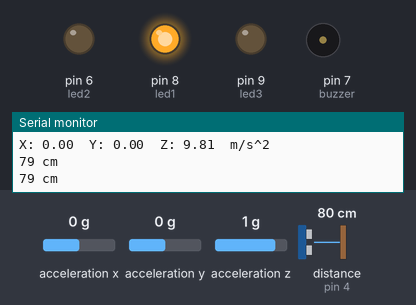
Bench run of a sketch on a simulated Arduino Uno, built with avr-gcc and run on an emulated ATmega328P. Shown: output pins drawn as LEDs (lit = HIGH), buzzer (waves = sounding, pin HIGH), the last lines printed to the serial monitor. Wiring (inferred from the names in the program): ultrasonic range finder: trigger pin 3; echo pin 4. Dashed ring = blinking. The test bench sets the inputs (shaded band); at power-on: distance to the obstacle (sensor on pin 4) 80 cm, acceleration x 0 g, acceleration y 0 g, acceleration z 1 g. The echo pulse lasts 58.3 µs per cm; the modem accepts every AT command (registered, SIM ready, sends succeed) and sends nothing else; pins used as bus, display or sensor lines are not drawn.

Above: at 2.2 s.
2.3 s: distance to the obstacle (sensor on pin 4) set to 9 cm
At 2.95 s:
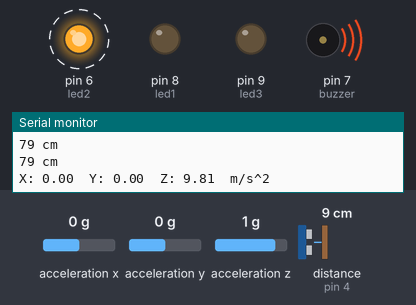
5.6 s: distance to the obstacle (sensor on pin 4) set to 2 cm
At 6.8 s:
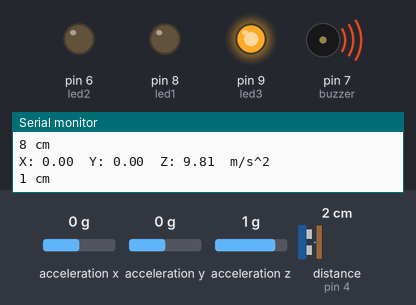
7.1 s: distance to the obstacle (sensor on pin 4) set to 18 cm
10.4 s: distance to the obstacle (sensor on pin 4) set to 4 cm
At 10.9 s:
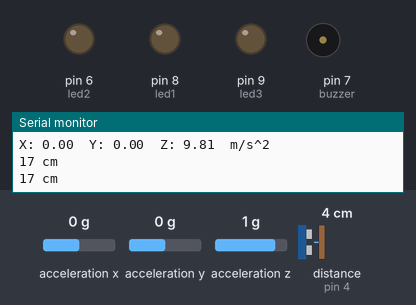
Timing chart, 0 to 13.4 s (numbered marks = the images above; inputs shaded):
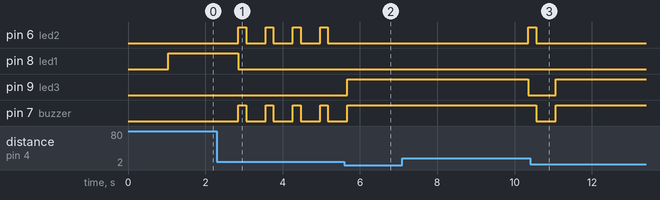

The sketch:

TUBES.ino
```cpp
// SendSMS
#include <SoftwareSerial.h>
SoftwareSerial SIM800L(11, 10);
// ----------------------------

// Accelerometer
#include <Wire.h>
#include <Adafruit_Sensor.h>
#include <Adafruit_ADXL345_U.h>
Adafruit_ADXL345_Unified accel = Adafruit_ADXL345_Unified();
// -----------------------------

// Ultrasonic
const int TRIG_PIN = 3;
const int ECHO_PIN = 4;
const int buzzer = 7;
int led1 = 8;
int led2 = 6;
int led3 = 9;
boolean Ya = true;
unsigned long duration;
unsigned long distance;
// ---------------------------------------------------

// THREAD
#include <Thread.h>
#include <ThreadController.h>

// ThreadController that will controll all threads
ThreadController controll = ThreadController();

//My Thread (as a pointer)
Thread* myThread = new Thread();
//His Thread (not pointer)
Thread* hisThread = new Thread();
// ---------------------------------------------------

void jarak(){
  digitalWrite(TRIG_PIN, LOW);
  delayMicroseconds(5);
  digitalWrite(TRIG_PIN, HIGH);
  delayMicroseconds(5);
  digitalWrite(TRIG_PIN, LOW);

  duration = pulseIn(ECHO_PIN, HIGH);
  distance = duration/58.2;

  if(distance > 20){
    digitalWrite(led1, HIGH);
    digitalWrite(led2, LOW);
    digitalWrite(led3, LOW);
    digitalWrite(buzzer, LOW);
    Serial.println((String) distance+ " cm");
    delay(100);
  }else if(distance<20 && distance > 5){
    digitalWrite(led1, LOW);
    digitalWrite(led3, LOW);
    digitalWrite(led2, HIGH);
    digitalWrite(buzzer, HIGH);
    delay(200);
    digitalWrite(buzzer, LOW);
    digitalWrite(led2, LOW);
    Serial.println((String) distance+ " cm");
  }else if(distance<5){
    digitalWrite(led1, LOW);
    digitalWrite(led2, LOW);
    digitalWrite(led3, HIGH);
    digitalWrite(buzzer, HIGH);
    Serial.println((String) distance+ " cm");
    sendSMS();
    delay(5);
  }else{
    digitalWrite(led1, LOW);
    digitalWrite(led2, LOW);
    digitalWrite(led3, LOW);
    digitalWrite(buzzer, LOW);
  }
  Serial.println((String) distance+ " cm");
  delay(500);
}

void sendSMS(){
  if(Ya == true){
    SIM800L.println("AT+CMGF=1");
    delay(1000);
    SIM800L.println("AT+CMGS=\"082114616319\"\r");
    delay(1000);
    SIM800L.println("Motor anda mengalami kecelakaan");
    delay(100);
    SIM800L.println((char)26);
    delay(1000);

    Serial.println("SMS telah terkirimkan");
     Ya = false;
     delay(1000);
  }
}

void accelerometer(){
  sensors_event_t event;
  accel.getEvent(&event);

  float x = event.acceleration.x, y= event.acceleration.y, z = event.acceleration.z;

  Serial.print("X: "); Serial.print(x); Serial.print("  ");
  Serial.print("Y: "); Serial.print(y); Serial.print("  ");
  Serial.print("Z: "); Serial.print(z); Serial.print("  ");
  Serial.println("m/s^2 ");

  if(x < -8 && y < 0.15 && z < 7.00){ //x < -7 && y > -0.20 && z < -4.00 kanan
    digitalWrite(led1, LOW);
    digitalWrite(led2, LOW);
    digitalWrite(led3, HIGH);
    digitalWrite(buzzer, HIGH);
    Serial.println("Motor jatoh ke kanan");
    Serial.print("  X= "); Serial.print(x); Serial.print("  ");
    Serial.print("  Y= "); Serial.print(y); Serial.print("  ");
    Serial.println("  Z= "); Serial.print(z); Serial.print("  ");
    sendSMS();
  }else if(x > 7.15 && y >0.01 && z > 7.00){
    digitalWrite(led1, LOW);
    digitalWrite(led2, LOW);
    digitalWrite(led3, HIGH);
    digitalWrite(buzzer, HIGH);
    Serial.println("Motor jatoh ke kiri");
    Serial.print("  X= "); Serial.print(x); Serial.print("  ");
    Serial.print("  Y= "); Serial.print(y); Serial.print("  ");
    Serial.println("  Z= "); Serial.print(z); Serial.print("  ");
    sendSMS();
  }else{
    digitalWrite(buzzer, LOW);
  }
}

void setup() {
  // Jarak
  pinMode(TRIG_PIN,OUTPUT);
  pinMode(ECHO_PIN, INPUT);
  pinMode(buzzer, OUTPUT);
  pinMode(led1, OUTPUT);
  pinMode(led2, OUTPUT);
  pinMode(led3, OUTPUT);
  Serial.begin(9600);
  //------------------------

  // SendSMS
  SIM800L.begin(9600);
  SIM800L.println("AT+CMGF=1");
  Serial.println("SIM800L started at 9600");
  delay(1000);
  Serial.println("Setup Complete! SIM800L is Ready!");
  SIM800L.println("AT+CNMI=2,2,0,0,0");
  //---------------------------------------------------

  // Accelerometer
  if(!accel.begin()){
    Serial.println("No valid sensor found");
    while(1);
  }

  //------------------------ THREAD ----------------------------------
  // Configure myThread
  myThread->onRun(jarak);

  // Configure myThread
  hisThread->onRun(accelerometer);

  // Adds both threads to the controller
  controll.add(myThread);
  controll.add(hisThread); // & to pass the pointer to it
}

void loop() {
  // run ThreadController
  // this will check every thread inside ThreadController,
  // if it should run. If yes, he will run it;
  controll.run();
}
```

Measured:
- after the input at 2.3 s, pin 6 (led2), pin 7 (buzzer): alternates HIGH for 0.20 s and LOW for 0.50 s, starting after 0.56 s; pin 8 (led1): HIGH → LOW after 0.56 s
- after the input at 5.6 s, pin 6 (led2): stops changing and stays LOW; pin 9 (led3): LOW → HIGH after 0.07 s; pin 7 (buzzer): goes on until 5.7 s, then stays HIGH
- after the input at 7.1 s, pin 6 (led2): LOW → HIGH after 3.3 s; pin 9 (led3): HIGH → LOW after 3.3 s
- after the input at 10.4 s, pin 6 (led2): goes on until 10.6 s, then stays LOW; pin 9 (led3): LOW → HIGH after 0.66 s; pin 7 (buzzer): goes on until 11.1 s, then stays HIGH
